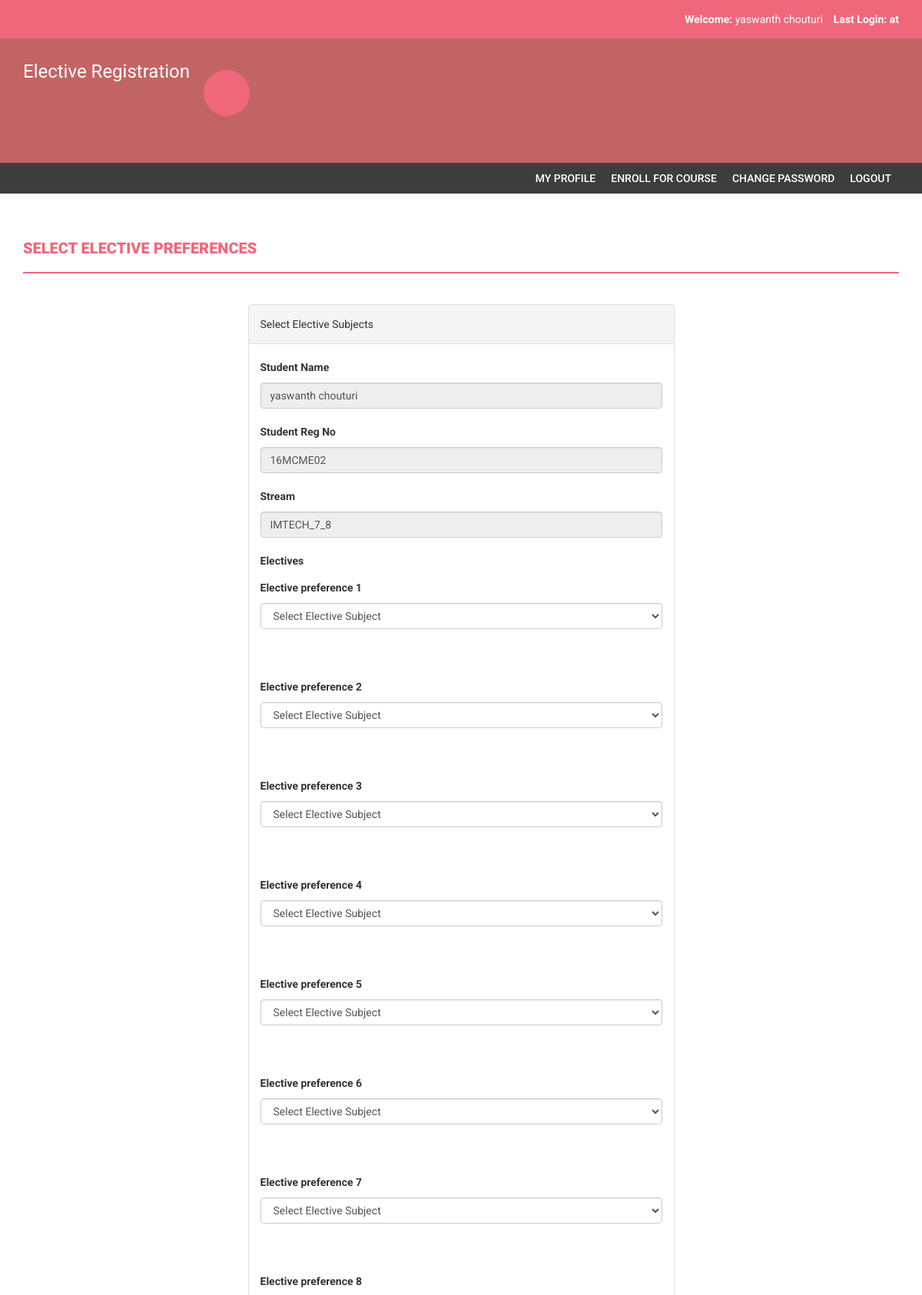
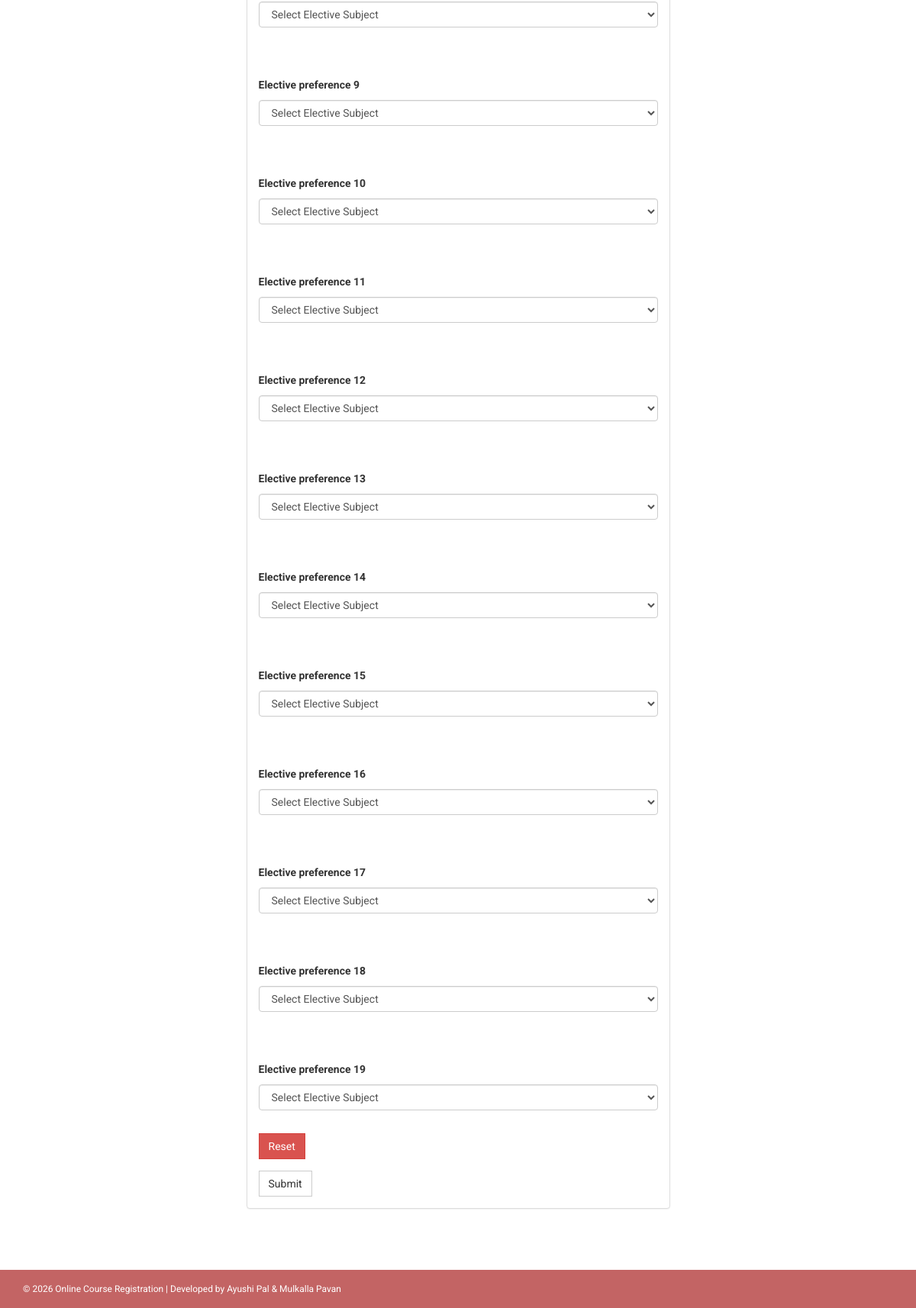
Page /onlinecourse/elective-preference.php (signed in) on the committed database (2 pictures, top to bottom).
### tables this page shows
CREATE TABLE `students` (
  `studentRegno` varchar(255) NOT NULL,
  `stream_id` int(11) NOT NULL,
  `studentPhoto` varchar(255) DEFAULT NULL,
  `password` varchar(255) DEFAULT NULL,
  `studentName` varchar(255) DEFAULT NULL,
  `course_name` varchar(200) NOT NULL,
  `pincode` varchar(255) DEFAULT NULL,
  `session` varchar(255) DEFAULT NULL,
  `department` varchar(255) DEFAULT NULL,
  `semester` varchar(255) DEFAULT NULL,
  `cgpa` decimal(10,2) DEFAULT NULL,
  `courses_allocated_id` int(11) NOT NULL COMMENT 'course codes',
  `enrolment_status_OptionalCore` tinyint(1) NOT NULL,
  `enrolment_status_elective` tinyint(1) NOT NULL,
  `optional_core_choice_1` varchar(50) DEFAULT NULL,
  `optional_core_choice_2` varchar(50) DEFAULT NULL,
  `optional_core_choice_3` varchar(50) DEFAULT NULL,
  `optional_core_choice_4` varchar(50) DEFAULT NULL,
  `optional_core_choice_5` varchar(50) DEFAULT NULL,
  `password_status` tinyint(1) NOT NULL DEFAULT 0,
  `ecount` int(11) NOT NULL DEFAULT 0,
  `creationdate` timestamp NULL DEFAULT current_timestamp(),
  `updationDate` varchar(255) DEFAULT NULL
);

CREATE TABLE `stream` (
  `stream_id` int(11) NOT NULL,
  `stream_name` varchar(50) NOT NULL
);

### onlinecourse/elective-preference.php (the view, shortened to what this page needs)
<!DOCTYPE html>
<html xmlns="http://www.w3.org/1999/xhtml">
<head>
    <link href="assets/css/bootstrap.css" rel="stylesheet" />
    <link href="assets/css/font-awesome.css" rel="stylesheet" />
    <link href="assets/css/style.css" rel="stylesheet" />
</head>
<body>
    <?php include('includes/header.php');?>
    <?php if($_SESSION['login'] != "") {
        include('includes/menubar.php');
    } ?>
    <div class="content-wrapper">
        <div class="container">
            <div class="row">
                <div class="col-md-12">
                    <h1 class="page-head-line">Select elective preferences </h1>
                </div>
            </div>
            <div class="row">
                <div class="col-md-3"></div>
                <div class="col-md-6">
                    <div class="panel panel-default">
                        <div class="panel-heading">
                            Select Elective Subjects
                        </div>
                        <?php
                            $sql=mysqli_query($con,"SELECT * FROM students JOIN stream ON stream.stream_id = students.stream_id WHERE studentRegno='".$_SESSION['login']."'");
                            while($row=mysqli_fetch_array($sql)) {
                                $optional_cores = array(
                                    $row['optional_core_choice_1'],
                                    $row['optional_core_choice_2'],
                                    $row['optional_core_choice_3'],
                                    $row['optional_core_choice_4'],
                                    $row['optional_core_choice_5']
                                );
                                $optional_cores = array_filter($optional_cores);
                                $sql2 = mysqli_query($con, "SELECT courseName FROM course WHERE courseName NOT IN ('" . implode("', '", $optional_cores) . "')");
                                $row2 = mysqli_fetch_all($sql2, MYSQLI_ASSOC);
                                $count = count($row2);
                                $i = 0;
                        ?>
                        <div class="panel-body">
                            <form name="dept" method="post" enctype="multipart/form-data">
                                <div class="form-group">
                                    <label for="studentname">Student Name </label>
                                    <input type="text" class="form-control" id="studentname" name="studentname" value="<?php echo htmlentities($row['studentName']);?>" readonly />
                                </div>
                                <div class="form-group">
                                    <label for="studentRegno">Student Reg No </label>
                                    <input type="text" class="form-control" id="studentRegno" name="studentRegno" value="<?php echo htmlentities($row['studentRegno']);?>"  placeholder="Student Reg no" readonly />
                                </div>
                                <div class="form-group">
                                    <label for="Department">Stream </label>
                                    <input type="text" class="form-control" id="streamName" name="streamName" readonly value="<?php echo htmlentities($row['stream_name']);?>" required />
                                </div>
                                <div class="form-group">
                                    <label for="Course">Electives</label>
                                    <?php while($count--) { ?>
                                        <?php $id = 'electives_'.$i; ?>
                                        <br>
                                        <label for="Course">Elective preference <?php echo ++$i; ?></label>
                                        <select class="form-control" name="electives[]" id="<?php echo $id; ?>" required="required">
                                            <option value="">Select Elective Subject</option>
                                        </select>
                                        <br>
                                    <?php } ?>
                                    <button type="reset" class="btn btn-danger">Reset</button>
                                </div>
                                <button type="submit" name="submit" id="submit" class="btn btn-default">Submit</button>
                            </form>
                        </div>
                        <?php } ?>
                    </div>
                </div>
            </div>
        </div>
    </div>
    <?php include('includes/footer.php');?>
</body>
</html>

### onlinecourse/assets/css/style.css (style rules this page uses)
body { font-family: 'Roboto', sans-serif; line-height: 30px; }
.content-wrapper { margin-top: 40px; min-height: 600px; padding-bottom: 60px; }
.page-head-line { font-weight: 900; padding-bottom: 20px; border-bottom: 2px solid #F0677C; text-transform: uppercase; color: #F0677C; font-size: 20px; margin-bottom: 40px; }
.btn { border-radius: 0px; -webkit-border-radius: 0px; -moz-border-radius: 0px; }

### rows in the picture
students: studentname "yaswanth chouturi", studentRegno "16MCME02", streamName "IMTECH_7_8"

### other values in the picture
$_SESSION['sname'] "yaswanth chouturi"
